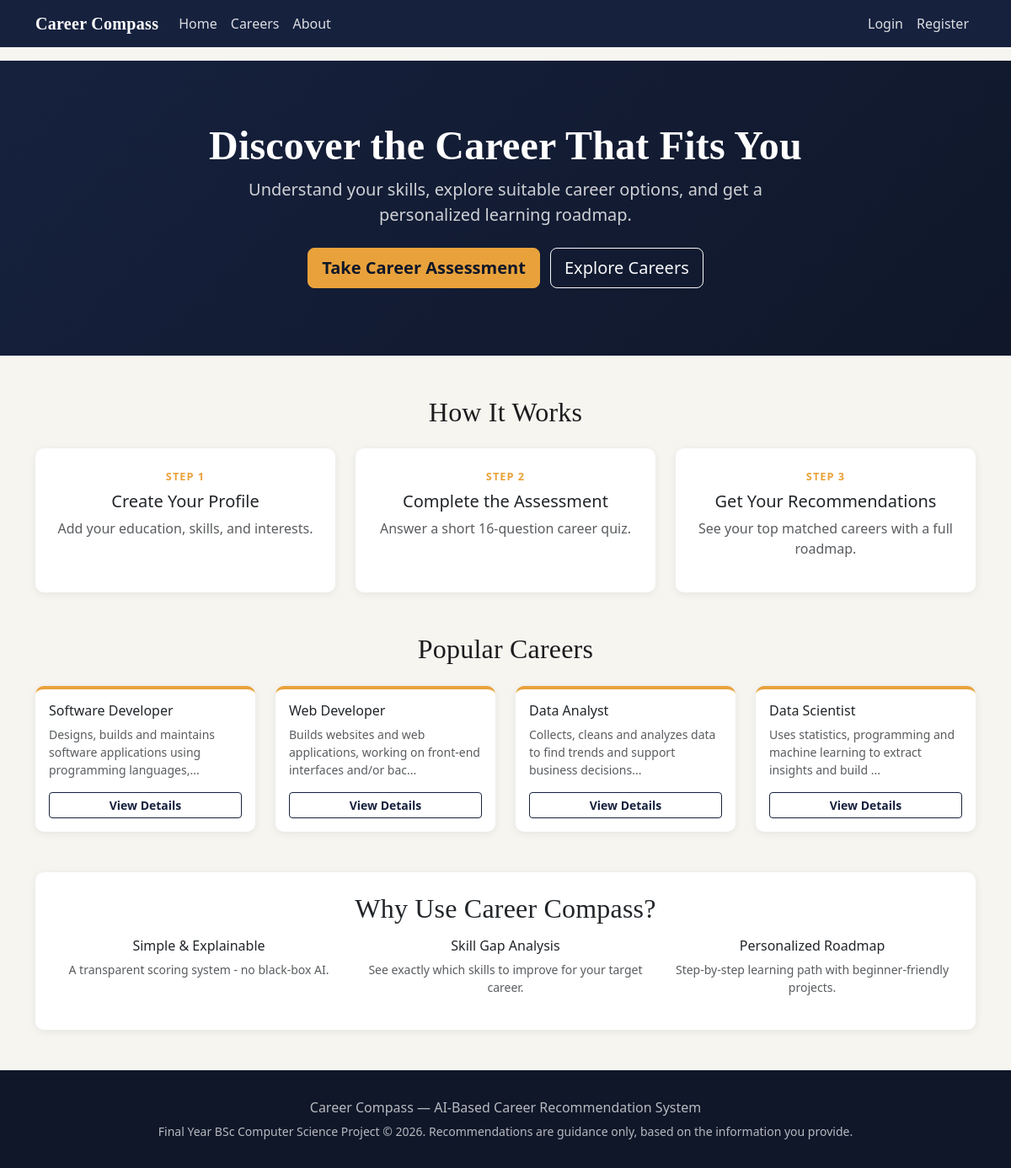
The page / on the database its author committed.
### models/models.py (models this page shows)
class Career(db.Model):
    __tablename__ = "careers"
    id = db.Column(db.Integer, primary_key=True)
    name = db.Column(db.String(120), unique=True, nullable=False)
    description = db.Column(db.Text)
    required_skills = db.relationship("CareerSkill", backref="career", cascade="all, delete-orphan")
    related_interests = db.relationship("CareerInterest", backref="career", cascade="all, delete-orphan")
    roadmap_steps = db.relationship("RoadmapStep", backref="career", cascade="all, delete-orphan",
                                     order_by="RoadmapStep.step_number")
    projects = db.relationship("Project", backref="career", cascade="all, delete-orphan")

### routes/main.py (the view)
@main_bp.route("/")
def home():
    popular_careers = Career.query.limit(4).all()
    return render_template("home.html", popular_careers=popular_careers)

### templates/home.html (shortened to what this page needs)
{% extends "base.html" %}
{% block content %}
<section class="hero text-center">
    <div class="container">
        <h1 class="display-5">Discover the Career That Fits You</h1>
        <p class="subtitle mx-auto lead">Understand your skills, explore suitable career options, and get a personalized learning roadmap.</p>
        <div class="mt-4">
            {% if current_user.is_authenticated %}
                <a href="{{ url_for('student.assessment') }}" class="btn btn-amber btn-lg me-2">Take Career Assessment</a>
            {% else %}
                <a href="{{ url_for('auth.register') }}" class="btn btn-amber btn-lg me-2">Take Career Assessment</a>
            {% endif %}
            <a href="{{ url_for('main.careers') }}" class="btn btn-outline-light btn-lg">Explore Careers</a>
        </div>
    </div>
</section>
<div class="container my-5">
    <h2 class="text-center mb-4">How It Works</h2>
    <div class="row g-4 text-center">
        <div class="col-md-4">
            <div class="p-4 card-custom card h-100">
                <div class="step-eyebrow">Step 1</div>
                <h5 class="mt-2">Create Your Profile</h5>
                <p class="text-muted">Add your education, skills, and interests.</p>
            </div>
        </div>
        <div class="col-md-4">
            <div class="p-4 card-custom card h-100">
                <div class="step-eyebrow">Step 2</div>
                <h5 class="mt-2">Complete the Assessment</h5>
                <p class="text-muted">Answer a short 16-question career quiz.</p>
            </div>
        </div>
        <div class="col-md-4">
            <div class="p-4 card-custom card h-100">
                <div class="step-eyebrow">Step 3</div>
                <h5 class="mt-2">Get Your Recommendations</h5>
                <p class="text-muted">See your top matched careers with a full roadmap.</p>
            </div>
        </div>
    </div>
</div>
<div class="container my-5">
    <h2 class="text-center mb-4">Popular Careers</h2>
    <div class="row g-4">
        {% for c in popular_careers %}
        <div class="col-md-3 col-sm-6">
            <div class="card card-custom career-card h-100 p-3">
                <h6>{{ c.name }}</h6>
                <p class="text-muted small">{{ c.description[:80] }}...</p>
                <a href="{{ url_for('main.career_public_details', career_id=c.id) }}" class="btn btn-sm btn-outline-navy">View Details</a>
            </div>
        </div>
        {% endfor %}
    </div>
</div>
<div class="container my-5">
    <div class="card-custom card p-4 bg-white">
        <h2 class="text-center mb-3">Why Use Career Compass?</h2>
        <div class="row text-center">
            <div class="col-md-4">
                <h6>Simple &amp; Explainable</h6>
                <p class="text-muted small">A transparent scoring system - no black-box AI.</p>
            </div>
            <div class="col-md-4">
                <h6>Skill Gap Analysis</h6>
                <p class="text-muted small">See exactly which skills to improve for your target career.</p>
            </div>
            <div class="col-md-4">
                <h6>Personalized Roadmap</h6>
                <p class="text-muted small">Step-by-step learning path with beginner-friendly projects.</p>
            </div>
        </div>
    </div>
</div>
{% endblock %}

### static/css/style.css (style rules this page uses)
:root { --navy: #16213E; --navy-dark: #0F1729; --amber: #E9A23B; --teal: #2FA98C; --paper: #F7F5F0; --ink: #1C1C1E; --muted: #6B7280; }
body { background-color: var(--paper); color: var(--ink); font-family: "Segoe UI", Roboto, Helvetica, Arial, sans-serif; }
h1, h2, h3, h4, .brand { font-family: "Georgia", "Times New Roman", serif; letter-spacing: 0.2px; }
.btn-amber { background-color: var(--amber); border-color: var(--amber); color: var(--navy-dark); font-weight: 600; }
.btn-outline-navy { border-color: var(--navy); color: var(--navy); font-weight: 600; }
.hero { background: linear-gradient(135deg, var(--navy) 0%, var(--navy-dark) 100%); color: #fff; padding: 4.5rem 0 5rem 0; }
.hero h1 { font-weight: 700; }
.hero .subtitle { color: rgba(255, 255, 255, 0.8); max-width: 640px; }
.card-custom { border: none; border-radius: 10px; box-shadow: 0 2px 10px rgba(22, 33, 62, 0.08); }
.career-card { border-top: 4px solid var(--amber); }
.step-eyebrow { color: var(--amber); font-weight: 700; letter-spacing: 1px; font-size: 0.8rem; text-transform: uppercase; }

### rows shown on the page
Career: name "Software Developer", description "Designs, builds and maintains software applications using programming languages,"
Career: name "Web Developer", description "Builds websites and web applications, working on front-end interfaces and/or bac"
Career: name "Data Analyst", description "Collects, cleans and analyzes data to find trends and support business decisions"
Career: name "Data Scientist", description "Uses statistics, programming and machine learning to extract insights and build"
